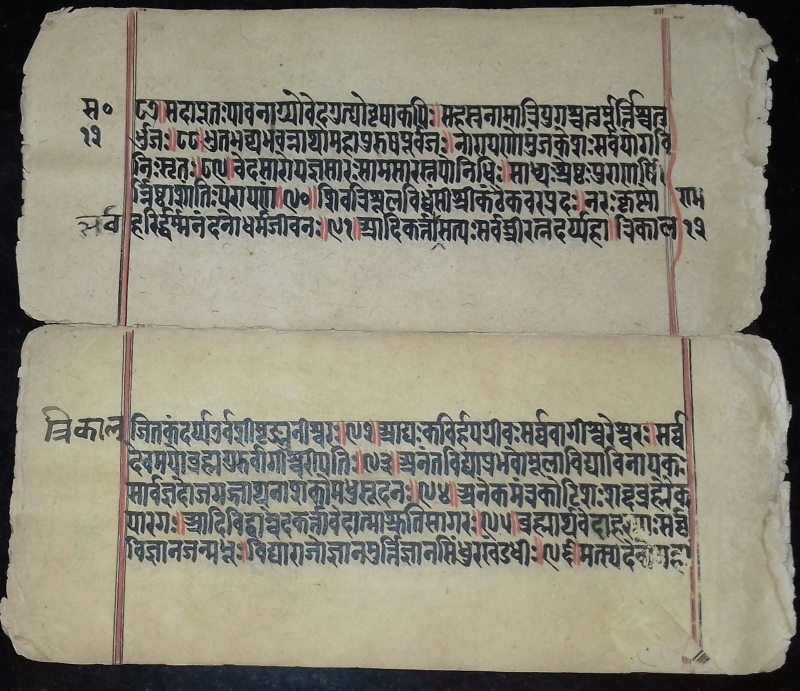
#> input picture data/test_images/page1.jpg, 1600 x 1381 px (shown at 1/2 size)
$ python -i detector.py   (imports and definitions only)
#> lines starting #> are read from the running program, lines starting #| are printed output that depends on the picture; after the words box and inside, x2 and y2 are one past the last pixel; in counts of white or black regions, pixels touching at a corner belong together
#> further down, picture is the input picture: shape (1381, 1600, 3); mean B, G, R 120.2, 135.9, 139.8
import cv2
import numpy as np


class ManuscriptDetector:

    def __init__(self):
        pass

    def predict(self, image):

        h, w = image.shape[:2]
#> h = 1381; w = 1600

        gray = cv2.cvtColor(image, cv2.COLOR_BGR2GRAY)
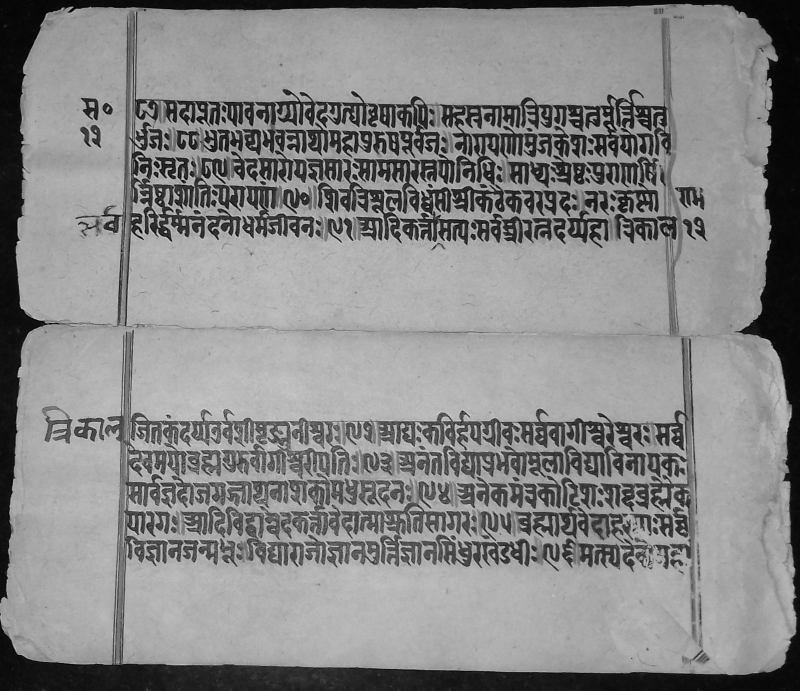
#> gray: shape (1381, 1600) (shown at 1/2 size); min 0, max 236, mean 135.2

        gray = cv2.fastNlMeansDenoising(gray)

        clahe = cv2.createCLAHE(2.5, (8, 8))
        gray = clahe.apply(gray)
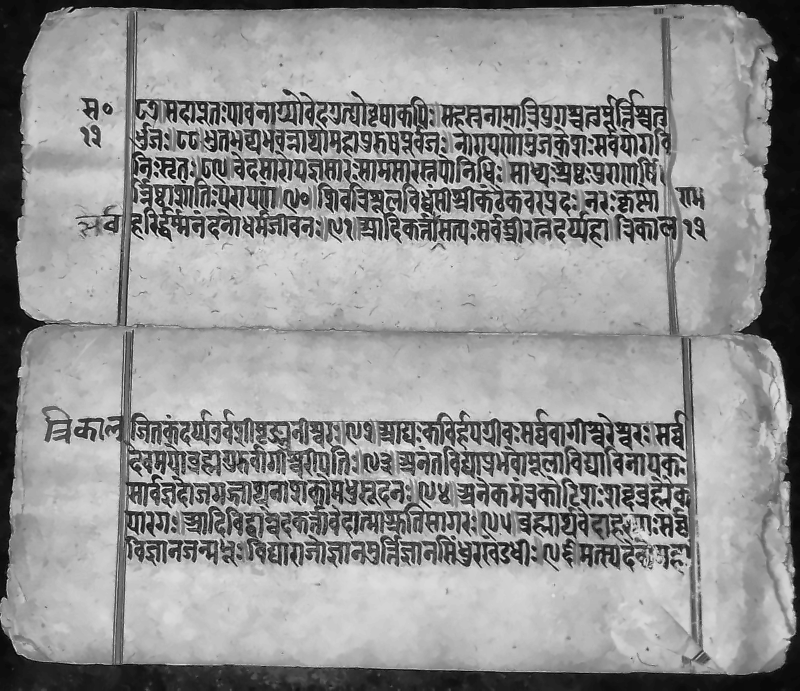
#> gray: shape (1381, 1600) (shown at 1/2 size); min 0, max 252, mean 145.6

        binary = cv2.adaptiveThreshold(
            gray,
            255,
            cv2.ADAPTIVE_THRESH_GAUSSIAN_C,
            cv2.THRESH_BINARY_INV,
            35,
            15
        )
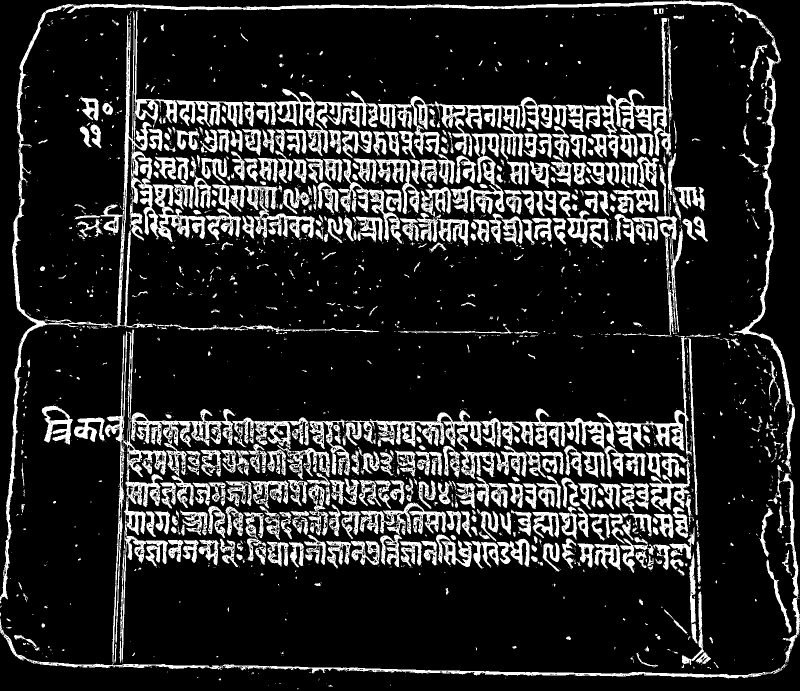
#> binary: shape (1381, 1600) (shown at 1/2 size); 16.4% white; 1956 white regions (1398 under 20 px), largest, box (x1, y1, x2, y2) and area: (0, 1, 1562, 1207) 40504, (0, 663, 1561, 1357) 22489, (756, 192, 1105, 369) 11888

        kernel = cv2.getStructuringElement(cv2.MORPH_RECT, (3, 3))
        binary = cv2.morphologyEx(binary, cv2.MORPH_OPEN, kernel)
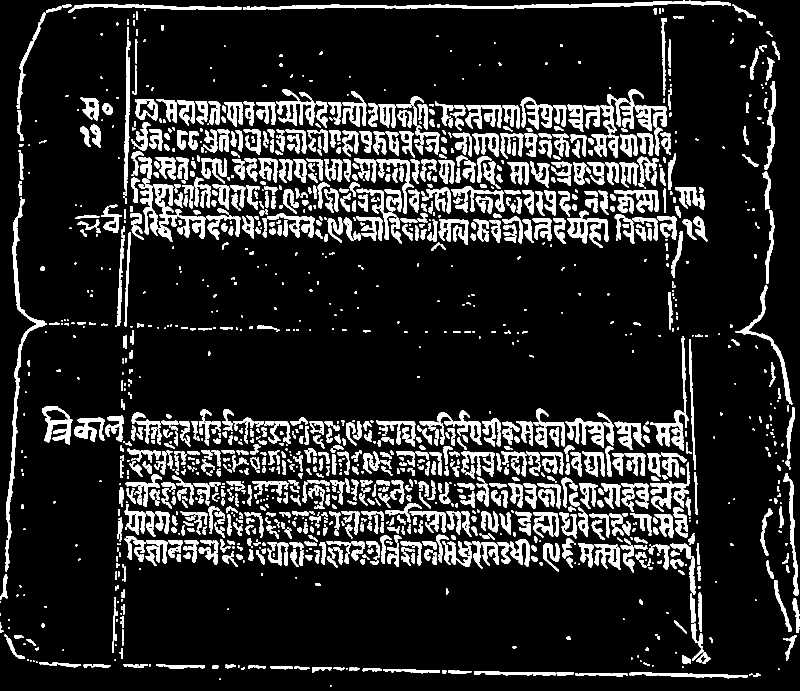
#> binary: shape (1381, 1600) (shown at 1/2 size); 14.2% white; 1902 white regions (511 under 20 px), largest, box (x1, y1, x2, y2) and area: (494, 1, 1462, 20) 5778, (12, 415, 94, 1079) 4599, (1135, 421, 1217, 496) 2325

        horizontal_kernel = cv2.getStructuringElement(
            cv2.MORPH_RECT,
            (max(25, w // 60), 5)
        )

        merged = cv2.morphologyEx(
            binary,
            cv2.MORPH_CLOSE,
            horizontal_kernel
        )
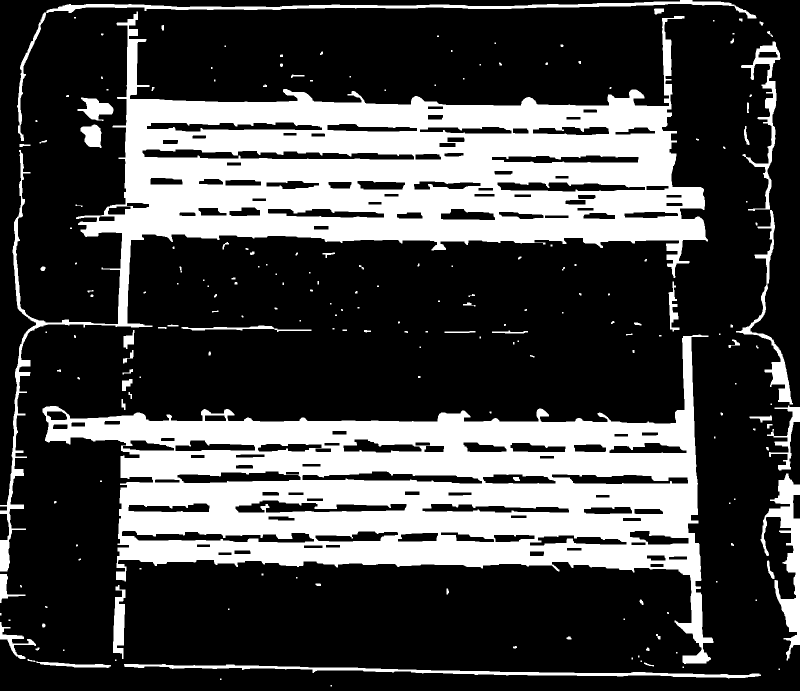
#> merged: shape (1381, 1600) (shown at 1/2 size); 28.6% white; 202 white regions (93 under 20 px)

        contours, _ = cv2.findContours(
            merged,
            cv2.RETR_EXTERNAL,
            cv2.CHAIN_APPROX_SIMPLE
        )
#> contours = 201 contours, 135 with area under 20; largest, box (x1, y1, x2, y2) and area: (85, 669, 1427, 1328) 347192, (0, 23, 1416, 1143) 326378, (1521, 947, 1600, 1321) 9156, (34, 0, 1513, 282) 9138, (248, 1328, 1522, 1357) 6326

        detections = []

        for cnt in contours:

            x, y, bw, bh = cv2.boundingRect(cnt)

            area = bw * bh

            if area < 1500:
                continue

            if bw > w * 0.98 and bh > h * 0.98:
                continue

            label = self.classify_region(
                x, y, bw, bh,
                w, h,
                area
            )

            confidence = self.compute_confidence(
                bw,
                bh,
                area,
                w,
                h
            )

            detections.append({
                "label": label,
                "confidence": confidence,
                "bbox": [
                    int(x),
                    int(y),
                    int(x + bw),
                    int(y + bh)
                ]
            })
#> this loop made 201 passes
#> (x, y, bw, bh, area) on passes 6, 14, 15: (1288, 1325, 20, 8, 160), (1292, 1295, 7, 7, 49), (71, 1295, 8, 6, 48)
#> after the loop, detections = 16 items

        detections = self.merge_regions(detections)

        detections = self.add_missing_regions(
            detections,
            w,
            h
        )

        detections.sort(
            key=lambda d: (
                d["bbox"][1],
                d["bbox"][0]
            )
        )

        return detections

    def classify_region(
        self,
        x,
        y,
        bw,
        bh,
        page_w,
        page_h,
        area
    ):

        aspect = bw / max(bh, 1)

        if y < page_h * 0.12:
            return "header"

        if y + bh > page_h * 0.90:
            return "footer"

        if x < page_w * 0.12 or x + bw > page_w * 0.88:
            return "side_text"

        if area < 12000 or aspect < 0.45:
            return "filler"

        return "main_text"

    def compute_confidence(
        self,
        bw,
        bh,
        area,
        page_w,
        page_h
    ):

        size_score = min(area / (page_w * page_h * 0.20), 1.0)

        aspect = bw / max(bh, 1)

        shape_score = min(aspect / 4.0, 1.0)

        confidence = 0.60 + 0.25 * size_score + 0.15 * shape_score

        return round(min(confidence, 0.99), 2)

    def merge_regions(self, detections):

        if not detections:
            return []

        merged = []

        detections = sorted(
            detections,
            key=lambda d: (
                d["label"],
                d["bbox"][1]
            )
        )
#> detections = 16 items

        for d in detections:

            if not merged:
                merged.append(d)
                continue

            last = merged[-1]

            if last["label"] != d["label"]:
                merged.append(d)
                continue

            x1, y1, x2, y2 = last["bbox"]
            a1, b1, a2, b2 = d["bbox"]

            overlap = not (
                a1 > x2 + 40 or
                a2 < x1 - 40 or
                b1 > y2 + 40 or
                b2 < y1 - 40
            )

            if overlap:

                last["bbox"] = [
                    min(x1, a1),
                    min(y1, b1),
                    max(x2, a2),
                    max(y2, b2)
                ]

                last["confidence"] = max(
                    last["confidence"],
                    d["confidence"]
                )

            else:
                merged.append(d)
#> this loop made 16 passes
#> (x1, y1, x2, y2, a1, b1, a2, b2) on passes 2, 4, 5, 6, 7, 8, 10, 11, 13, 14, 15, 16: (1337, 563, 1359, 663, 363, 651, 623, 664), (85, 669, 1427, 1328, 1521, 947, 1600, 1321), (1521, 947, 1600, 1321, 226, 1170, 251, 1318), (226, 1170, 251, 1318, 0, 1244, 72, 1318), (0, 1244, 72, 1318, 55, 1318, 222, 1336), (0, 1244, 222, 1336, 248, 1328, 1522, 1357), (34, 0, 1513, 282, 0, 23, 1416, 1143), (0, 0, 1513, 1143, 1482, 83, 1561, 422), (155, 195, 227, 242, 161, 249, 203, 296), (155, 195, 227, 296, 1472, 420, 1586, 809), (1472, 420, 1586, 809, 1534, 811, 1600, 941), (1472, 420, 1600, 941, 0, 1148, 51, 1206)
#> after the loop, merged = 10 items

        return merged

    def add_missing_regions(
        self,
        detections,
        w,
        h
    ):

#> called with w = 1600, h = 1381
        labels = [d["label"] for d in detections]
#> labels = ['filler', 'filler', 'footer', 'footer', 'footer', 'footer', 'header', 'side_text', 'side_text', 'side_text']

        main = next(
            (d for d in detections if d["label"] == "main_text"),
            None
        )

        if main is None:

            detections.append({
                "label": "main_text",
                "confidence": 0.65,
                "bbox": [
                    int(w * 0.15),
                    int(h * 0.12),
                    int(w * 0.85),
                    int(h * 0.88)
                ]
            })

            return detections

        x1, y1, x2, y2 = main["bbox"]

        if "header" not in labels and y1 > h * 0.08:

            detections.append({
                "label": "header",
                "confidence": 0.70,
                "bbox": [
                    x1,
                    0,
                    x2,
                    y1
                ]
            })

        if "footer" not in labels and y2 < h * 0.92:

            detections.append({
                "label": "footer",
                "confidence": 0.70,
                "bbox": [
                    x1,
                    y2,
                    x2,
                    h
                ]
            })

        return detections

>>> import cv2
>>> picture = cv2.imread('data/test_images/page1.jpg')
>>> result = ManuscriptDetector().predict(picture)
#> in predict, `detections = self.add_missing_regions( detections, w, h )`: detections = 11 items
#> result = 11 items

$ run again, on data/test_images/page2.jpg
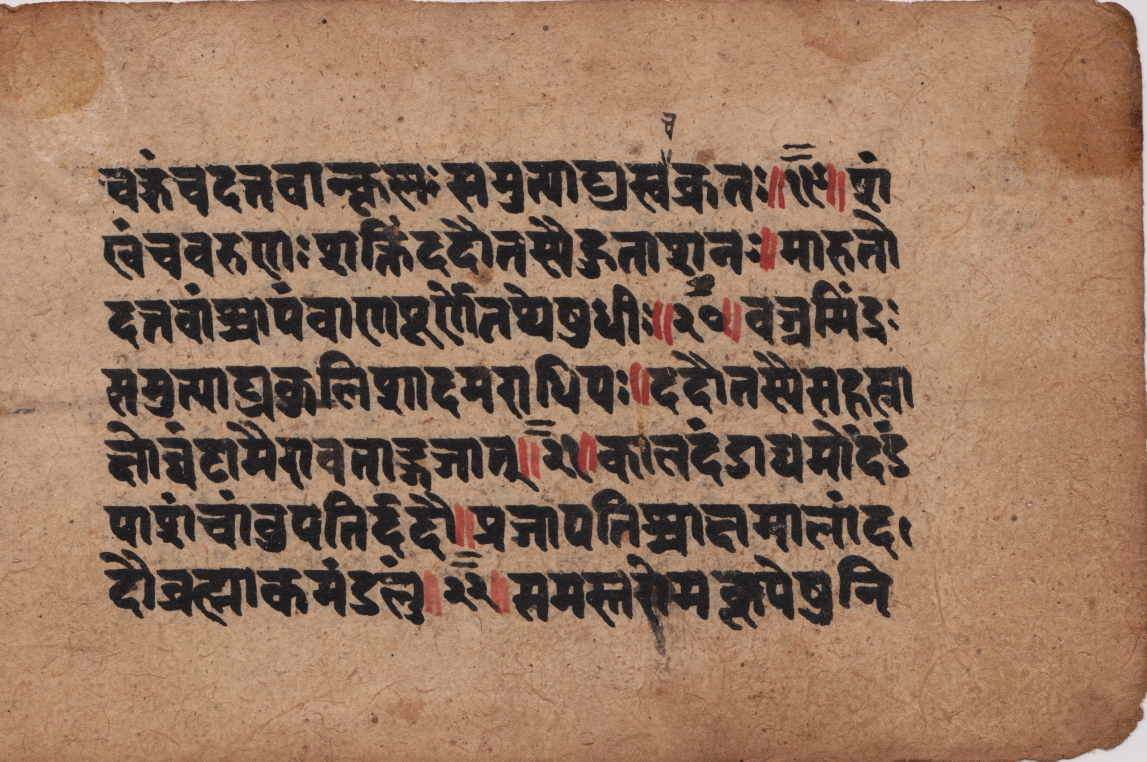
#> input picture data/test_images/page2.jpg, 2294 x 1523 px (shown at 1/2 size)
#> picture is the input picture: shape (1523, 2294, 3); mean B, G, R 94.5, 117, 148.5
#> in predict, `binary = cv2.adaptiveThreshold( gray, 255, cv2.ADAPTIVE_THRESH_GAUSSIA..`:
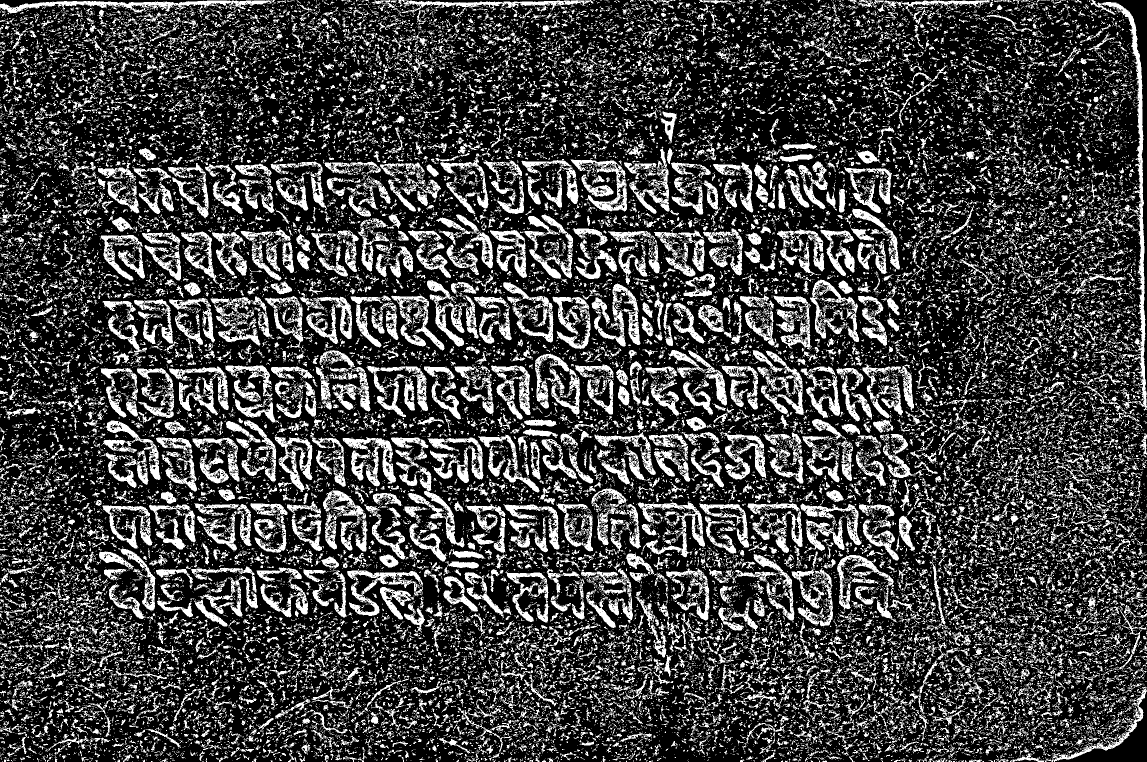
#> binary: shape (1523, 2294) (shown at 1/2 size); 26% white; 41380 white regions (34692 under 20 px), largest, box (x1, y1, x2, y2) and area: (2181, 0, 2294, 821) 7674, (0, 0, 552, 27) 4943, (694, 1141, 846, 1232) 3601
#> in predict, `merged = cv2.morphologyEx( binary, cv2.MORPH_CLOSE, horizontal_kernel )`:
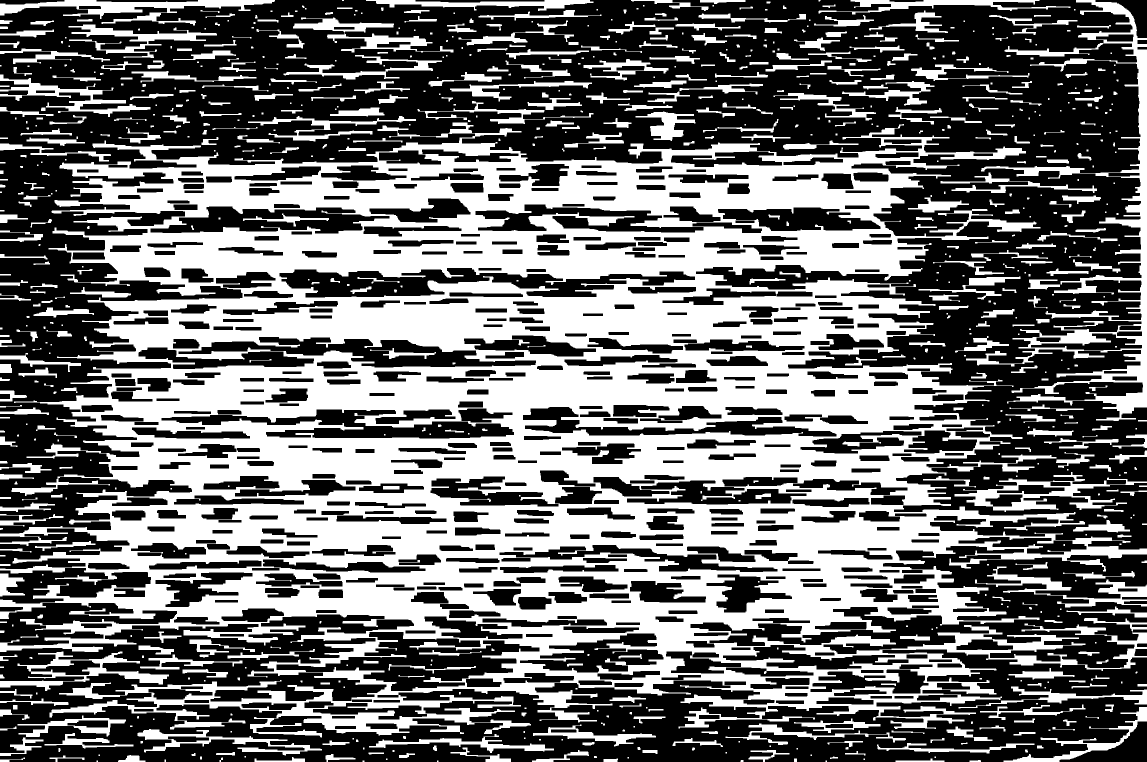
#> merged: shape (1523, 2294) (shown at 1/2 size); 42.8% white; 872 white regions (332 under 20 px)
#> contours = 820 contours, 381 with area under 20; largest, box (x1, y1, x2, y2) and area: (0, 245, 2294, 1475) 1761790, (1932, 0, 2294, 842) 40867, (1909, 944, 2294, 1024) 10225, (0, 0, 550, 51) 8465, (0, 1303, 338, 1382) 7962
#> the loop in predict, `for cnt in contours: ` made 820 passes
#> (x, y, bw, bh, area) on passes 5, 8, 11: (1939, 1520, 23, 3, 69), (1791, 1517, 98, 6, 588), (1207, 1517, 29, 6, 174)
#> after the loop in predict, `for cnt in contours:`: detections = 118 items
#> the loop in merge_regions, `for d in detections: ` made 118 passes
#> (x1, y1, x2, y2, a1, b1, a2, b2) on passes 2 to 9: (1295, 183, 1380, 207, 1172, 185, 1260, 207), (1172, 183, 1380, 207, 1547, 186, 1752, 241), (1547, 186, 1752, 241, 1055, 196, 1164, 220), (1055, 196, 1164, 220, 1236, 207, 1345, 222), (1236, 207, 1345, 222, 1777, 214, 1884, 249), (1777, 214, 1884, 249, 1393, 215, 1470, 235), (1393, 215, 1470, 235, 660, 215, 769, 233), (660, 215, 769, 233, 1271, 223, 1391, 282)
